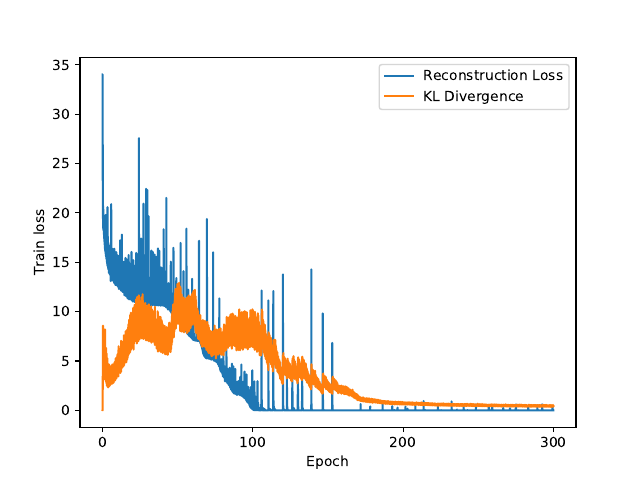

Recreate this plot in Python.
import numpy as np
import matplotlib.pyplot as plt
import math
import os


with open('./logs/0524_sigmoid.log', 'r') as f:
    lines = f.readlines()

loss_name = './experiments/train_loss.txt'
if not os.path.exists(loss_name):
    with open(loss_name, 'a') as loss_file:
        for line in lines:
            if line.startswith('Epoch: '):
                loss = line.split('loss: ')[1].split(', recon: ')[0]
                recon = line.split('loss: ')[1].split(', recon: ')[1].split(', kld: ')[0]
                kld = line.split('loss: ')[1].split(', recon: ')[1].split(', kld: ')[1].split(', pred: ')[0]
                pred = line.split('loss: ')[1].split(', recon: ')[1].split(', kld: ')[1].split(', pred: ')[0]
                loss_file.write(loss + ' ' + recon + ' ' + kld + ' ' + pred + '\n')

losses = np.loadtxt(loss_name)
fig = plt.figure()
num_points = losses.shape[0]
# plt.plot(range(1, num_points+1), losses[:, 0], label='Total')
plt.plot(range(1, num_points+1), losses[:, 1], label='Reconstruction Loss')
plt.plot(range(1, num_points+1), losses[:, 2], label='KL Divergence')
# plt.plot(range(1, num_points+1), losses[:, 3], label='Pred')
plt.xlabel('Epoch')
plt.ylabel('Train loss')
plt.xticks([x for x in np.arange(len(losses)) if x%107100==0], ('0','100', '200', '300'))
# plt.xticks(np.arange(4)*100000, ('0','100k', '200k', '300k'))
plt.legend()
plt.savefig('experiments/exp1_convergence.pdf')